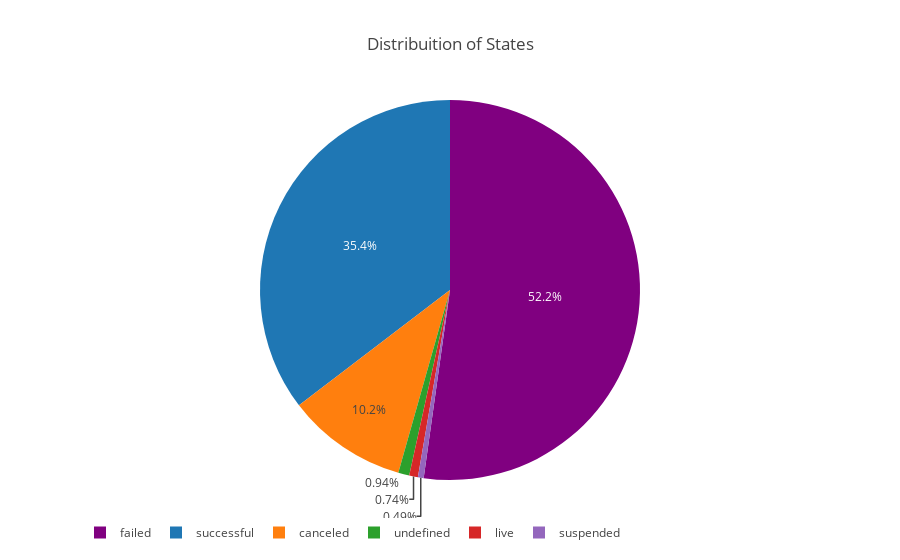

The notebook cell this image was saved under:
### Markdown cell above
I will start looking the state column distribuition that might will be our key to understand this dataset

### Code cell
state = round(df["state"].value_counts() / len(df["state"]) * 100,2)

labels = list(state.index)
values = list(state.values)

trace1 = go.Pie(labels=labels, values=values, marker=dict(colors=['purple']))

layout = go.Layout(title='Distribuition of States', legend=dict(orientation="h"));

fig = go.Figure(data=[trace1], layout=layout)
iplot(fig)

### Figure 1 — Plotly figure (JSON) as saved in the notebook; plotly's stock layout.template omitted (floating-point values rounded to 4 significant figures)
{"data": [{"labels": ["failed", "successful", "canceled", "undefined", "live", "suspended"], "marker": {"colors": ["purple"]}, "type": "pie", "uid": "cd1b78a2-d6e1-4bd4-afed-ecae960ab141", "values": [52.22, 35.38, 10.24, 0.94, 0.74, 0.49]}], "layout": {"legend": {"orientation": "h"}, "title": "Distribuition of States"}}
